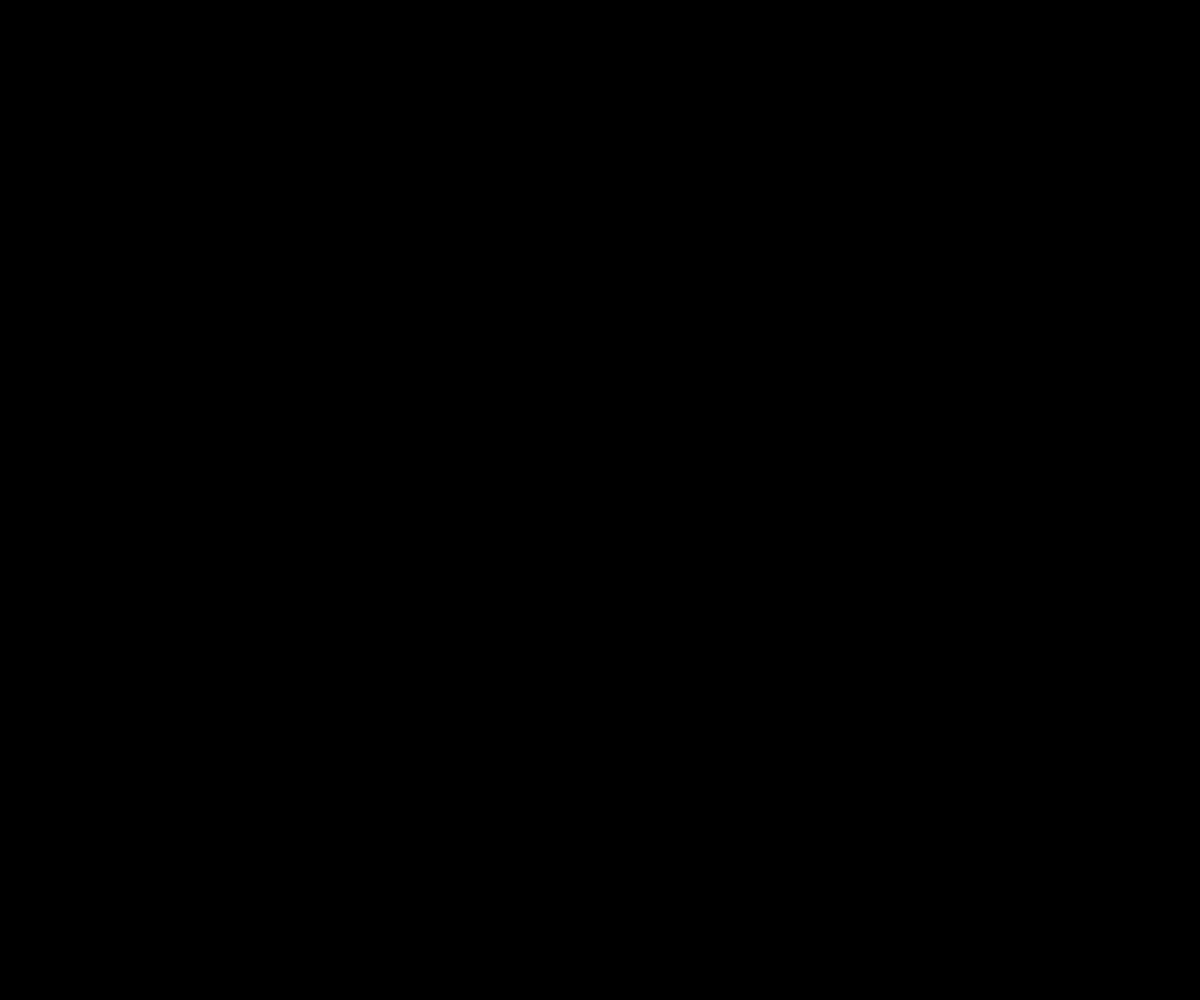
Frame 1 (no input)
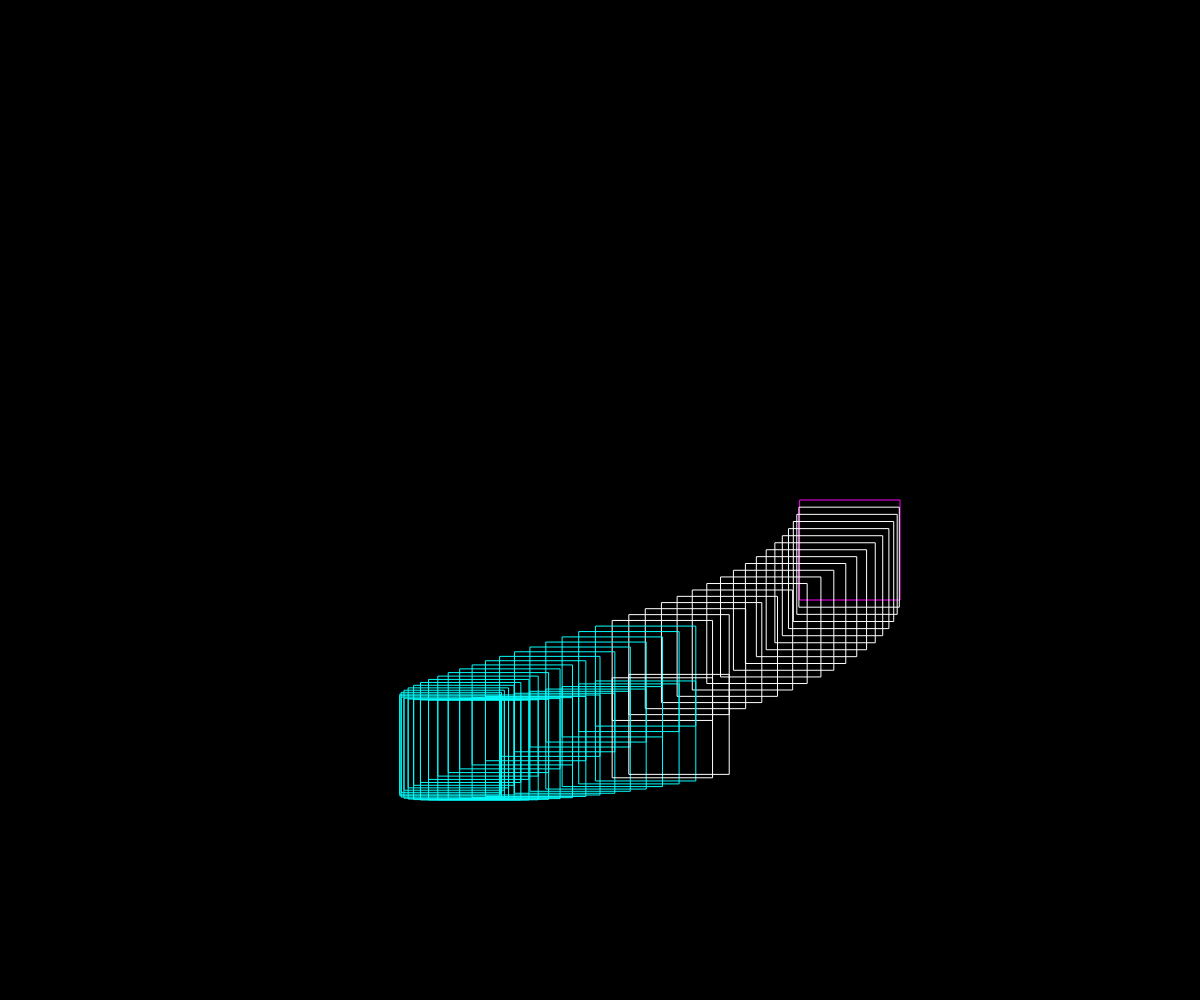
Frame 60 (no input)
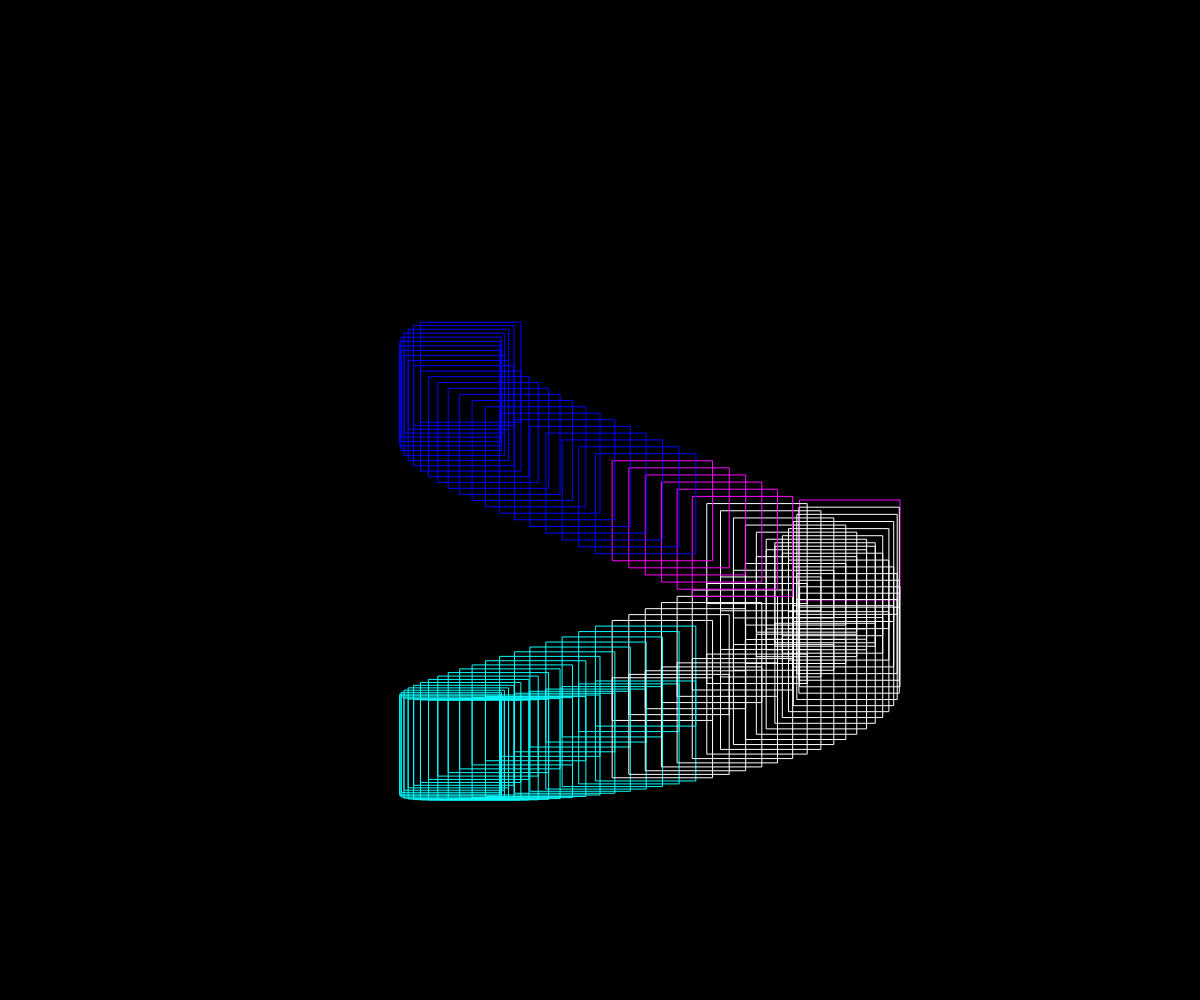
Frame 120 (the mouse pressed at the canvas centre since frame 60)

The p5.js sketch that drew these frames (run headless with seeded random() and noise() and a simulated clock; from frame 60 on, the mouse is pressed at the canvas centre):

// p5.js sketch
// ── sketch.js
var waveLengthOne = 175;
var waveLengthTwo = 75;
var pointCount = 0;
var angle = 1.0;
var amplitude = 200;
function setup(){
  createCanvas(windowWidth,windowHeight);
}
function draw(){
  if(pointCount > 1000){
    noLoop();
  }
  background(0);
  noFill();
  strokeWeight(1);
  translate(width/2, height/2); //placement
  beginShape();
    for(var i=0; i < pointCount; i++){
    angle = i / waveLengthOne * TWO_PI;
    var y = sin(angle)* amplitude; 
    
    angle = i / waveLengthTwo * TWO_PI;
    var x = cos(angle)* amplitude;
    stroke(x*255, y*255, 255);
    rect(x, y, 100, 100);
    }
  endShape();
  pointCount++;
}
